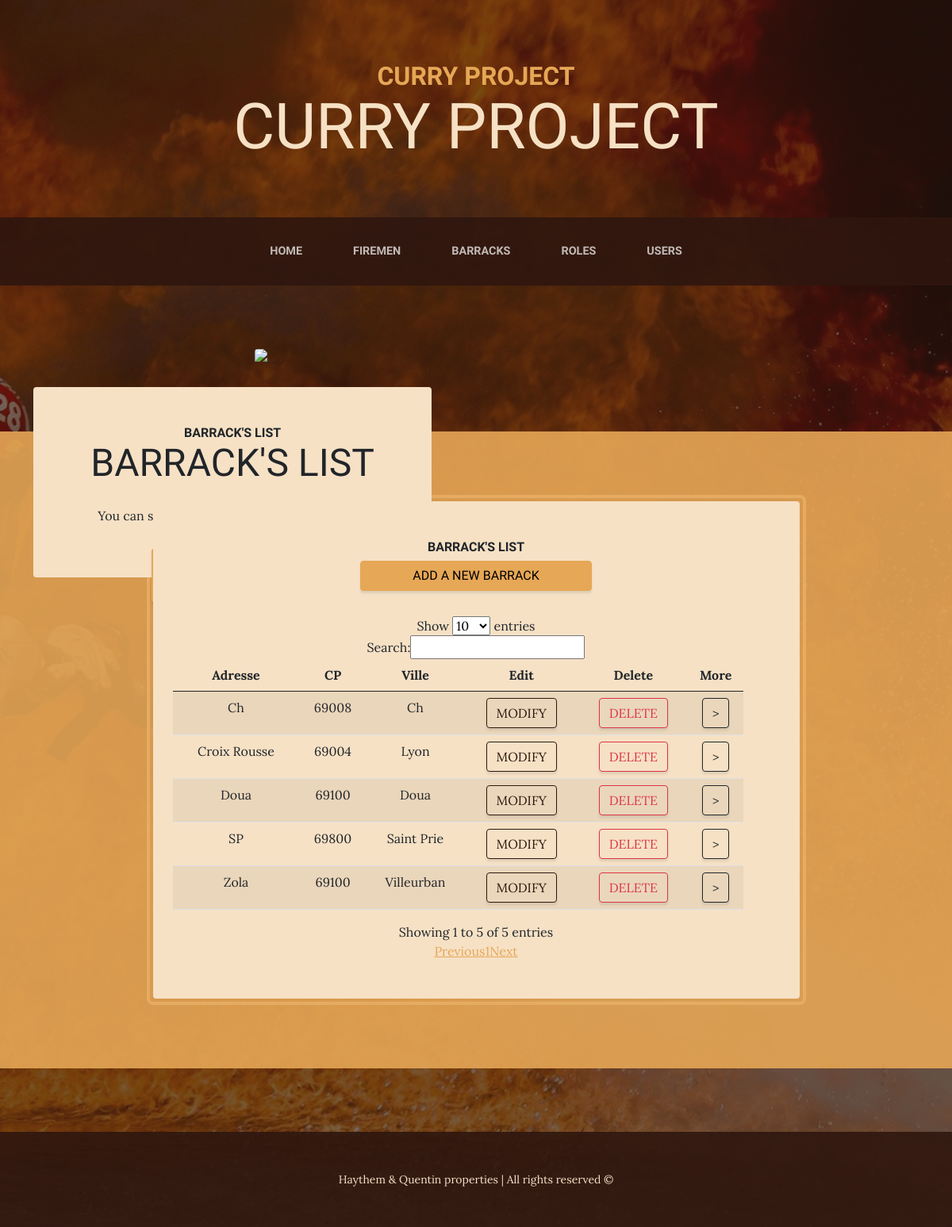
The page /barrack/display on the database its author committed.
### tables this page shows
CREATE TABLE `casernes` (
  `NumCaserne` int(11) NOT NULL,
  `Adresse` varchar(15) DEFAULT NULL,
  `CP` varchar(5) DEFAULT NULL,
  `Ville` varchar(10) DEFAULT NULL,
  `CodeTypeC` int(11) DEFAULT NULL,
  PRIMARY KEY (`NumCaserne`),
  KEY `FK_typeC` (`CodeTypeC`),
  CONSTRAINT `FK_typeC` FOREIGN KEY (`CodeTypeC`) REFERENCES `typecasernes` (`CodeTypeC`)
);

### app/utils/Renderer.php (called while the page is built, shortened)
<?php
class Renderer
{
    public static function render($file, array $data = null) : string
    {
        $path = __DIR__ . DIRECTORY_SEPARATOR . "../views" . DIRECTORY_SEPARATOR . $file ;
        include $path;
        $content = ob_get_contents();
        return $content;
    }
}
?>

### autoloader.php (called while the page is built, shortened)
<?php
    class InitContext {
        public static $USECLASSEXTENSION = 0;
        public static $NOUSECLASSEXTENSION = 1;
        private $directoriesList = array(
            "./",
            "classes/",
            "vendor/",
        );
        private $classNameType;
        function __construct($type=1) {
            $this->classNameType = $type;
        }
        function autoloader($class): bool {
            foreach ($this->directoriesList as $path) {
                if ($this->classNameType == self::$USECLASSEXTENSION) {
                    $filename = __DIR__ . "/" . $path . str_replace('\\', '/', $class) . ".class.php";
                } elseif ($this->classNameType == self::$NOUSECLASSEXTENSION) {
                    $filename = __DIR__ . "/" . $path . str_replace('\\', '/', $class) . ".php";
                }
                if (file_exists($filename) && is_readable($filename)) {
                    if (class_exists($class)) {
                        return TRUE;
                    }
                }
            }
            return false;
        }
    }
?>

### app/utils/SingletonConfigReader.php (called while the page is built, shortened)
<?php
    class SingletonConfigReader {
        private $settings = [];
        private static $instance;
        private function __construct () {
            $this->settings = parse_ini_file("../config.ini");
        }
        public static function getInstance() {
            if (is_null(self::$instance)) {
                self::$instance = new SingletonConfigReader();
            }
            return self::$instance;
        }
        public function getValue($key) {
            return $this->settings[$key];
        }
    }
?>

### app/utils/SingletonDBMaria.php (called while the page is built, shortened)
<?php
    class SingletonDBMaria {
        public $cnx;
        private static $instance;
        private function __construct() {
            $this->cnx = new \PDO(SingletonConfigReader::getInstance()->getValue('dsn'), SingletonConfigReader::getInstance()->getValue('user'), SingletonConfigReader::getInstance()->getValue('password'));
            $this->cnx->setAttribute(\PDO::ATTR_ERRMODE, \PDO::ERRMODE_EXCEPTION);
        }
        public static function getInstance() : SingletonDBMaria {
            if (is_null(self::$instance)) {
                self::$instance = new SingletonDBMaria();
            }
            return self::$instance;
        }
        public function getConnection() {
            return $this->cnx;
        }
    }
?>

### app/models/DAOBarrack.php (called while the page is built, shortened)
<?php
class DAOBarrack
{
    private $connexion;
    public function __construct($connexion)
    {
        $this->connexion = $connexion;
    }
    public function findAll() : Array {
        $requestSQL = "SELECT * FROM casernes";
        $preparedStatement = $this->connexion->prepare($requestSQL);
        $preparedStatement->execute();
        $barracks = array();
        while ($data = $preparedStatement->fetch(\PDO::FETCH_OBJ)) {
            $temp = new Barrack($data->NumCaserne, $data->Adresse, $data->CP, $data->Ville, $data->CodeTypeC);
            array_push($barracks, $temp);
        }
        return $barracks;
        $res = array();
        return $res;
    }
}

### app/models/Barrack.php (called while the page is built, shortened)
<?php
class Barrack {
    private $NumCaserne;
    private $Adresse;
    private $CP;
    private $Ville;
    public function __construct($numCaserne, $adresse, $cp, $ville, $codeTypeC){
        $this->NumCaserne = $numCaserne;
        $this->Adresse = $adresse;
        $this->CP = $cp;
        $this->Ville = $ville;
    }
    public function getNumCaserne(){
        return $this->NumCaserne;
    }
    public function getAdresse(){
        return $this->Adresse;
    }
    public function getCP(){
        return $this->CP;
    }
    public function getVille(){
        return $this->Ville;
    }
}

### app/views/listBarrack.php (the view, shortened to what this page needs)
<!DOCTYPE html>
<html lang="en">
    <head>
        <link rel="stylesheet" href="https://unicons.iconscout.com/release/v4.0.0/css/line.css">
        <link href="/css/barrackStyle.css" rel="stylesheet" />
    </head>
    <body>
        <header>
            <h1 class="site-heading text-center text-faded d-none d-lg-block">
                <span class="site-heading-upper text-primary mb-3">CURRY PROJECT</span>
                <span class="site-heading-lower">Curry Project</span>
            </h1>
        </header>
        <nav class="navbar navbar-expand-lg navbar-dark py-lg-4" id="mainNav">
            <div class="container">
                <div class="collapse navbar-collapse" id="navbarSupportedContent">
                    <ul class="navbar-nav mx-auto">
                        <li class="nav-item px-lg-4"><a class="nav-link text-uppercase" href="../">Home</a></li>
                        <li class="nav-item px-lg-4"><a class="nav-link text-uppercase" href="../fireman/display">Firemen</a></li>
                        <li class="nav-item px-lg-4"><a class="nav-link text-uppercase" href="">Barracks</a></li>
                        <li class="nav-item px-lg-4"><a class="nav-link text-uppercase" href="../role/display">Roles</a></li>
                        <li class="nav-item px-lg-4"><a class="nav-link text-uppercase" href="../user/display">Users</a></li>
                    </ul>
                </div>
            </div>
        </nav>
        <section class="page-section clearfix">
            <div class="container">
                <div class="intro">
                    <img class="intro-img img-fluid mb-3 mb-lg-0 rounded" src="/img/barrack.png" alt="..." />
                    <div class="intro-text left-0 text-center bg-faded p-5 rounded">
                        <h2 class="section-heading mb-4">
                            <span class="section-heading-upper">Barrack's List</span>
                            <span class="section-heading-lower">Barrack's List</span>
                        </h2>
                        <p class="mb-3">You can see the barrack's list of our company!</p>
                        <div class="intro-button mx-auto"><a class="btn btn-primary btn-xl" href="#myTable">View the barrack's list!</a></div>
                    </div>
                </div>
            </div>
        </section>
        <section class="page-section cta">
            <div class="container">
                <div class="row">
                    <div class="col-xl-9 mx-auto">
                        <div class="cta-inner bg-faded text-center rounded">
                            <h2 class="section-heading mb-4">
                                <span class="section-heading-upper">barrack's List</span>
                                <span class="section-heading-lower p-sm-2">
                                    <div class="d-grid gap-2 col-5 mx-auto">
                                    <a class="btn btn-primary" href="create">ADD A NEW BARRACK</a>
                                    </div>
                                </span>
                            </h2>
                            <table class="table table-striped" id="myTable">
                                <thead>
                                    <tr>
                                        <th scope="col">Adresse</th>
                                        <th scope="col">CP</th>
                                        <th scope="col">Ville</th>
                                        <th scope="col">Edit</th>
                                        <th scope="col">Delete</th>
                                        <th scope="col">More</th>
                                    </tr>
                                </thead>
                                <tbody>
                                    <?php foreach($listBarrack as $barrack) : ?>
                                    <tr>
                                        <td><?= $barrack->getAdresse(); ?></td>
                                        <td><?= $barrack->getCP(); ?></td>
                                        <td><?= $barrack->getVille(); ?></td>
                                        <td><a class="btn btn-outline-secondary" href="modify/<?= $barrack->getNumCaserne() ?>">MODIFY</a></td>
                                        <td><a class="btn btn-outline-danger" href="erase/<?= $barrack->getNumCaserne() ?>">DELETE</a></td>
                                        <td><a class="btn btn-outline-dark" href="expose/<?= $barrack->getNumCaserne() ?>"> > </a></td>
                                    </tr>
                                    <?php endforeach; ?>
                                </tbody>
                            </table>
                        </div>
                    </div>
                </div>
            </div>
        </section>
        <footer class="footer text-faded text-center py-5">
            <div class="container"><p class="m-0 small">Haythem & Quentin properties | All rights reserved &copy;</p></div>
        </footer>
    </body>
</html>

### rows shown on the page
casernes: Adresse "SP", CP "69800", Ville "Saint Prie"
casernes: Adresse "Zola", CP "69100", Ville "Villeurban"
casernes: Adresse "Croix Rousse", CP "69004", Ville "Lyon"
casernes: Adresse "Doua", CP "69100", Ville "Doua"
casernes: Adresse "Ch", CP "69008", Ville "Ch"
